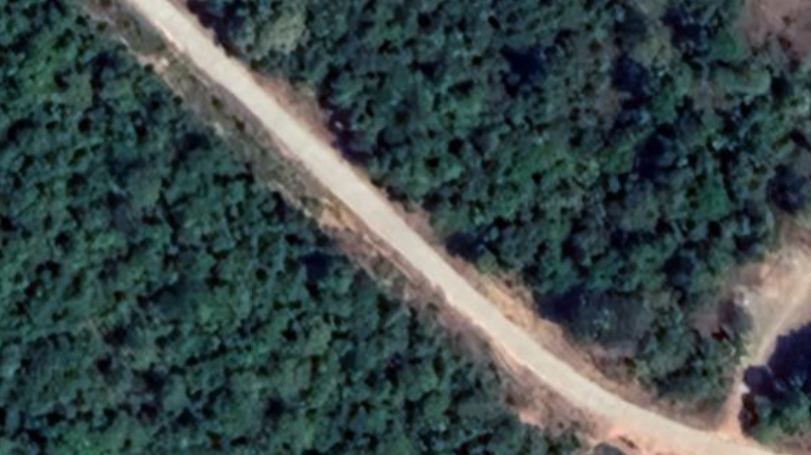
#> input picture ProjectFiles/application/application/sample/xyu.png, 811 x 455 px
$ python -i featureExtraction.py   (imports and definitions only)   (older library calls are emulated)
#> lines starting #> are read from the running program, lines starting #| are printed output that depends on the picture
#> further down, picture is the input picture: shape (455, 811, 3); mean B, G, R 73.1, 73.5, 59.5
from PIL import Image
import cv2
import numpy as np
from skimage import color, feature
from scipy.stats import kurtosis
from PIL import Image,ImageDraw

def extract_features(img):
    # Convert the image to different color spaces
    hsv_img = cv2.cvtColor(img, cv2.COLOR_BGR2HSV)
#> hsv_img: shape (455, 811, 3); mean H, S, V 80.5, 98.2, 79.1
    lab_img = cv2.cvtColor(img, cv2.COLOR_BGR2LAB)
#> lab_img: shape (455, 811, 3); mean of channels 0, 1, 2 75.2, 122.8, 126.4

    # Split the channels
    b, g, r  = cv2.split(img)
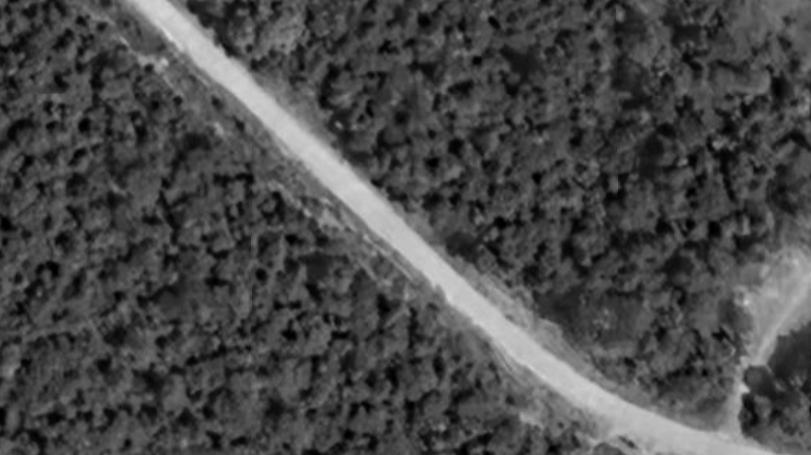
#> b: shape (455, 811); min 0, max 222, mean 73.1
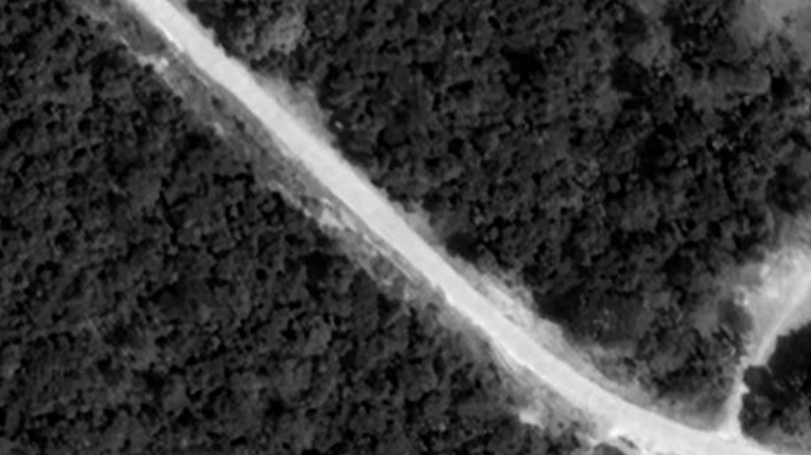
#> r: shape (455, 811); min 0, max 252, mean 59.5
    h, s, v = cv2.split(hsv_img)
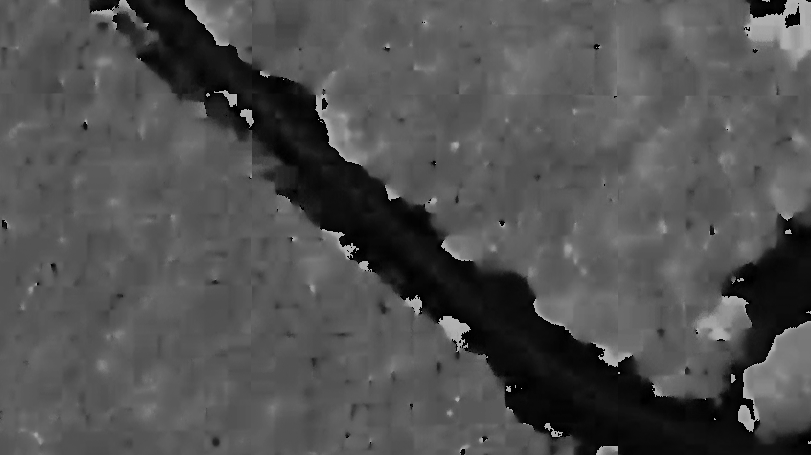
#> h: shape (455, 811); min 0, max 179, mean 80.5
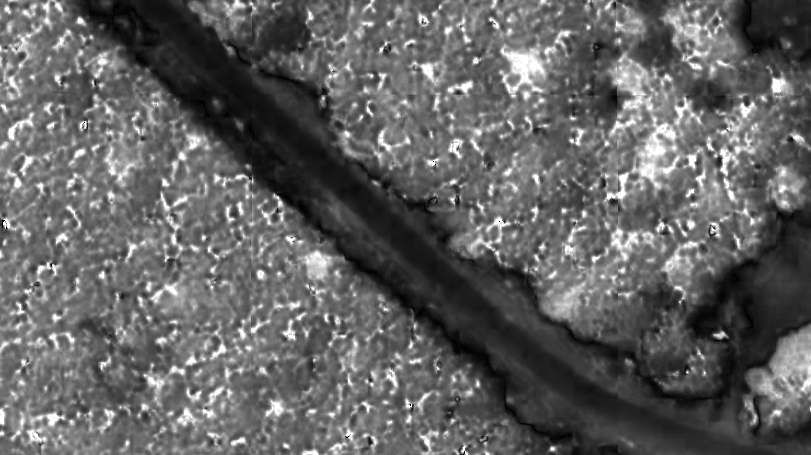
#> s: shape (455, 811); min 0, max 255, mean 98.2
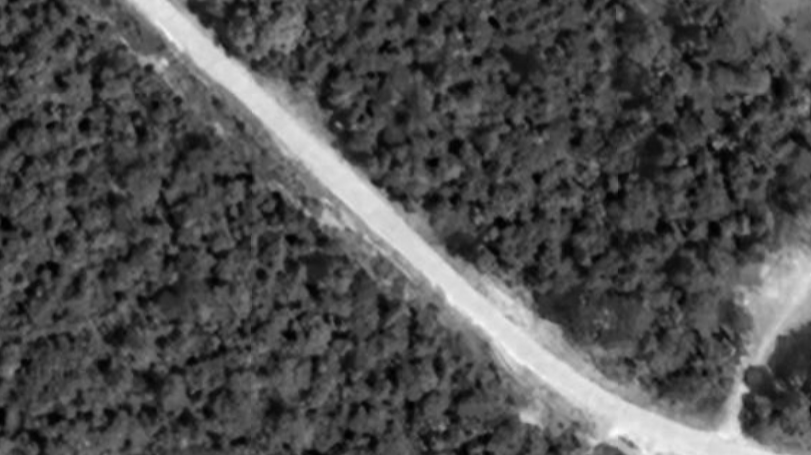
#> v: shape (455, 811); min 0, max 252, mean 79.1
    l, a, b_human = cv2.split(lab_img)
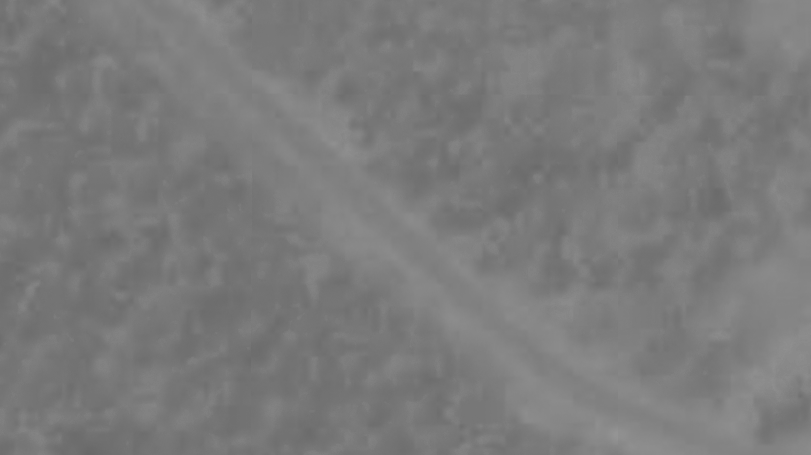
#> a: shape (455, 811); min 103, max 148, mean 122.8

    # Calculate mean values
    mean_r, mean_g, mean_b = np.mean(r), np.mean(g), np.mean(b)
#> mean_r = 59.49; mean_g = 73.52; mean_b = 73.14
    mean_h, mean_s, mean_v = np.mean(h), np.mean(s), np.mean(v)
#> mean_h = 80.48; mean_s = 98.21; mean_v = 79.1
    mean_l, mean_a, mean_bhuman = np.mean(l), np.mean(a), np.mean(b_human)
#> mean_l = 75.15; mean_a = 122.8; mean_bhuman = 126.4

    # Calculate standard deviations
    std_r, std_g, std_b = np.std(r), np.std(g), np.std(b)
#> std_r = 54.3; std_g = 45.1; std_b = 40.1
    std_h, std_s, std_v = np.std(h), np.std(s), np.std(v)
#> std_h = 34.02; std_s = 50.75; std_v = 47.66
    std_l, std_a, std_bhuman = np.std(l), np.std(a), np.std(b_human)
#> std_l = 48.74; std_a = 6.61; std_bhuman = 5.61

    # Calculate variances
    var_r, var_g, var_b = np.var(r), np.var(g), np.var(b)
#> var_r = 2948.3; var_g = 2034.1; var_b = 1608.2
    var_h, var_s, var_v = np.var(h), np.var(s), np.var(v)
#> var_h = 1157.4; var_s = 2575.9; var_v = 2271.7
    var_l, var_a, var_bhuman = np.var(l), np.var(a), np.var(b_human)
#> var_l = 2376; var_a = 43.74; var_bhuman = 31.5
    gray_img = cv2.cvtColor(img, cv2.COLOR_BGR2GRAY)
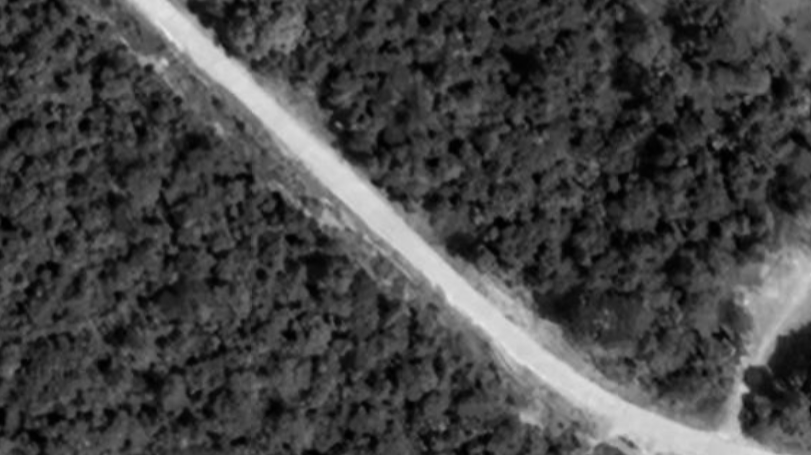
#> gray_img: shape (455, 811); min 0, max 234, mean 69.3

    kurtosis_r, kurtosis_g, kurtosis_b = kurtosis(r), kurtosis(g), kurtosis(b)
#> kurtosis_r = 811 values, max 8.96 at index 135, min -0.992 at index 28, mean 1.39; kurtosis_g = 811 values, max 4.74 at index 706, min -1.08 at index 79, mean 1.25; kurtosis_b = 811 values, max 4.26 at index 135, min -0.983 at index 112, mean 1.3
    kurtosis_r_single = np.mean(kurtosis_r)
#> kurtosis_r_single = 1.39
    kurtosis_g_single = np.mean(kurtosis_g)
#> kurtosis_g_single = 1.25
    kurtosis_b_single = np.mean(kurtosis_b)
#> kurtosis_b_single = 1.3
    # Other texture features
    glcm = feature.graycomatrix(gray_img, [1], [0], symmetric=True, normed=True)
    energy = feature.graycoprops(glcm, prop='energy')[0, 0]
#> energy = 0.0223
    ASM = feature.graycoprops(glcm, prop='ASM')[0, 0]
#> ASM = 0.000496
    contrast = feature.graycoprops(glcm, prop='contrast')[0, 0]
#> contrast = 31.85
    homogeneity = feature.graycoprops(glcm, prop='homogeneity')[0, 0]
#> homogeneity = 0.242

    features_dict = {
        "mean_r": mean_r, "mean_g": mean_g, "mean_b": mean_b,
        "mean_h": mean_h, "mean_s": mean_s, "mean_v": mean_v,
        "mean_l": mean_l, "mean_a": mean_a, "mean_bhuman": mean_bhuman,
        "std_r": std_r, "std_g": std_g, "std_b": std_b,
        "std_h": std_h, "std_s": std_s, "std_v": std_v,
        "std_l": std_l, "std_a": std_a, "std_bhuman": std_bhuman,
        "var_r": var_r, "var_g": var_g, "var_b": var_b,
        "var_h": var_h, "var_s": var_s, "var_v": var_v,
        "var_l": var_l, "var_a": var_a, "var_bhuman": var_bhuman,
        "energy": energy, "ASM": ASM, "contrast": contrast, "homogeneity": homogeneity,
        "kurtosis_r_single": kurtosis_r_single, "kurtosis_g_single": kurtosis_g_single, "kurtosis_b_single": kurtosis_b_single
    }

    return features_dict

>>> import cv2
>>> picture = cv2.imread('sample/xyu.png')
>>> result = extract_features(picture)
#> result = 34 items
